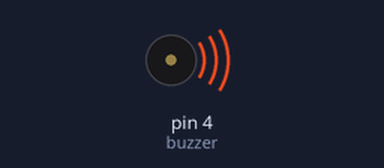
Simulated run of this sketch. Board: Arduino Uno, built with avr-gcc and run on an emulated ATmega328P. Parts: buzzer (waves = sounding).

Above: at 0.5 s.
Timing chart, 0 to 4.6 s (numbered marks = the images above):
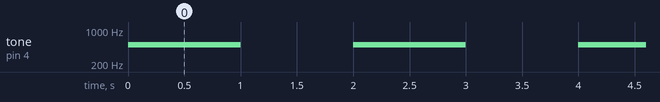

The sketch:

code-buzzer.ino
```cpp
//declaration of the pin that will be used
const int buzzer = 4; //buzzer to arduino pin 4

void setup(){
  pinMode(buzzer, OUTPUT); // set the pin as an OUTPUT
}

void loop(){
  tone(buzzer, 500); // function to control the buzzer (tone(X,Y,Z)),where X:PIN, Y:frequency and Z:delay
  delay(1000);        // delay for 1 sec
  noTone(buzzer);     // Stop sound...
  delay(1000);        // delay for 1 sec
}
```

Measured:
- by itself, tone on pin 4 (buzzer): alternates 500 Hz for 1.0 s and silent for 1.0 s
